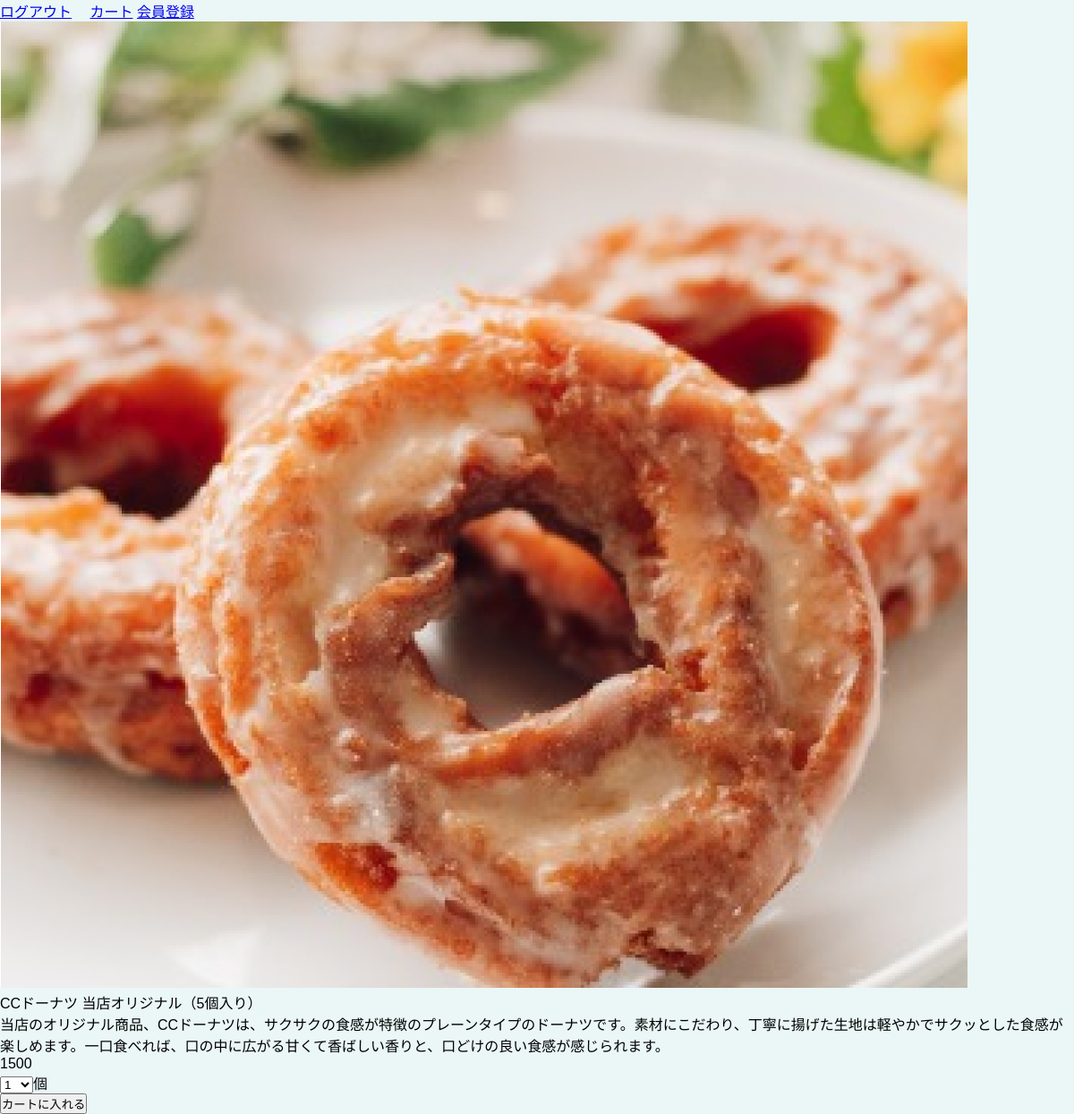
The app's page /detail-1.php?id=1 (signed in) with its own data.
### tables this page shows
create table product (
	id int not null auto_increment primary key unique, 
	name varchar(200) not null, 
	price int not null,
 description varchar(1000) not null,
	category int not null
);

### detail-1.php (the view, shortened to what this page needs)
<?php require 'includes/header.php'; ?>
<?php
require 'includes/database.php';
$sql = $pdo->prepare('select * from product where id=?');
$sql->execute([$_REQUEST['id']]);
foreach ($sql as $row) {
    echo '<p><img alt="image" src="common/images/', $row['id'], '.jpg"></p>';
    echo '<form action="cart-input.php" method="post">';
    echo '<p>', $row['name'], '</p>';
    echo '<p>', $row['description'], '</p>';
    echo '<p>', $row['price'], '</p>';
    echo '<p><select name="count">';
    for ($i = 1; $i <= 10; $i++) {
        echo '<option value="', $i, '">', $i, '</option>';
    }
    echo '</select>個</p>';
    echo '<p><input type="submit" value="カートに入れる"></p>';
    echo '</form>';
}
?>
<?php require 'includes/footer.php'; ?>

### common/css/base.css (style rules this page uses)
:root { --main-font: Arial, sans-serif; --main-bg-color: #eaf7f6; --main-layout-width: 100%; --border-color: #7fd8cc; --main-padding: 1.25rem; --sub-padding: 0.75rem; --text-align-center: center; --light-bg-color: #fff; --dark-bg-color: #7fd8cc; --pale-bg-color: #F9DB57; --mono-bg-color: #8E8E8E; --text-color: white; --title-color: #3db0a1; --input-border-radius: 0.25rem; --box-shadow-color: rgba(0, 0, 0, 0.1); }
* { box-sizing: border-box; padding: 0; margin: 0; }
body { background-color: var(--main-bg-color); font-family: var(--main-font); }

### records on screen
product: name "CCドーナツ 当店オリジナル（5個入り）", description "当店のオリジナル商品、CCドーナツは、サクサクの食感が特徴のプレーンタイプのドーナツです。素材にこだわり、丁寧に揚げた生地は軽やかでサクッとした食感が楽しめます。一口食べれば、口の中に広がる甘くて香ばしい香りと、口どけの良い食感が感じられます。", price "1500"

### other values on screen
form field count "1"
